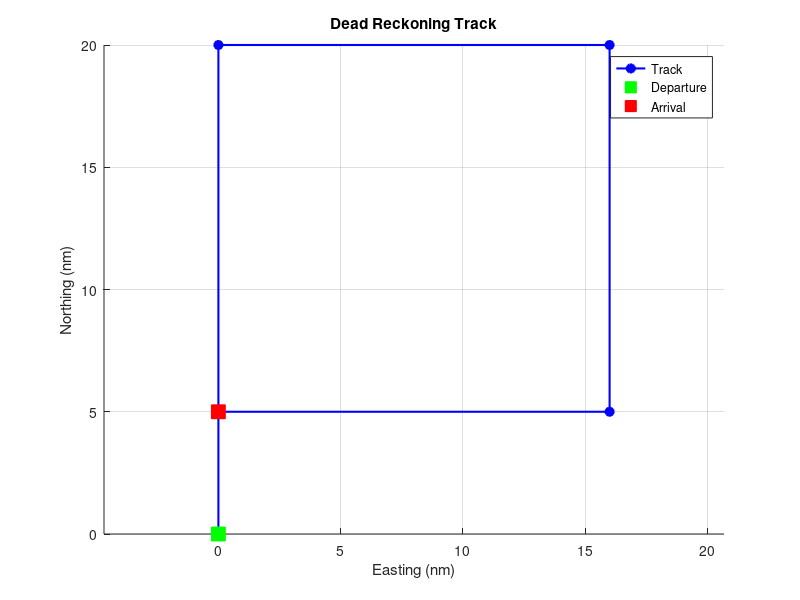
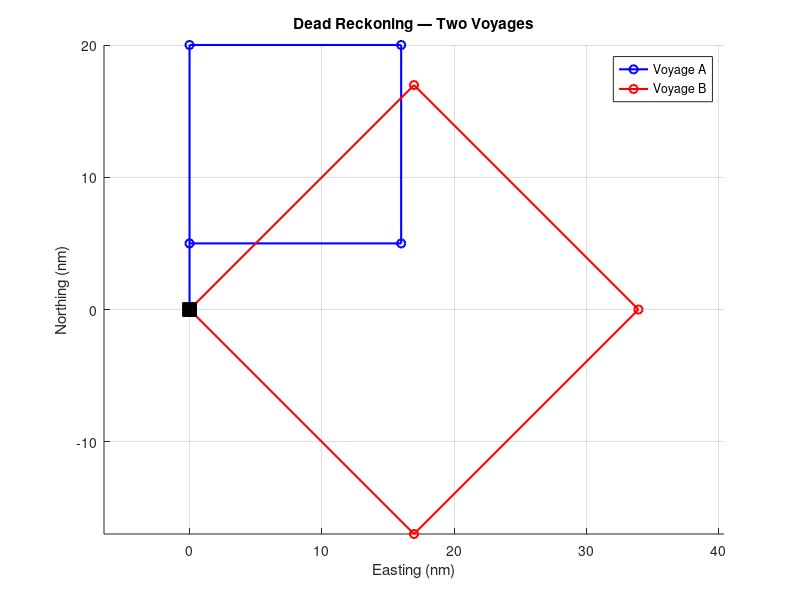

The MATLAB script that drew these images, in order:
%[text] # From Prototype to Function
%%
%[text] ## The Approach
%[text] Writing new logic as a flat script first puts every intermediate variable in the workspace where you can inspect it directly — double-click an array in the Variables panel, plot results on the fly, catch mistakes in individual steps before they compound. Once the logic is confirmed, wrapping it in a function takes a minute.
%%
%[text] ## Dead Reckoning
%[text] Dead reckoning navigation: 
%[text] 1. start where you are
%[text] 2. apply a sequence of headings, speeds, and elapsed times to estimate where you will be
%[text] 3. repeat \
%[text] Each leg contributes a displacement in easting and northing:
%[text] $\\Delta x = v\\,\\Delta t\\,\\sin\\theta, \\qquad \\Delta y = v\\,\\Delta t\\,\\cos\\theta$
%[text] where $\\theta$ is compass bearing from north (north = 0°, east = 90°), $v$ is speed in knots, and $\\Delta t$ is time in hours. 
%%
%[text] ## Prototype: One Leg
%[text] Work through a single leg first. Choose heading due east (easy to know "truth") so the workspace values serve as a built-in sanity check.

clear

hdg_deg = 90;    % heading, degrees clockwise from north
spd_kts = 10;    % speed, knots
time_hr = 2;     % elapsed time, hours

hdg_rad = hdg_deg * pi/180
dist    = spd_kts * time_hr       % leg distance, nautical miles
dx      = dist * sin(hdg_rad)     % easting displacement, nm
dy      = dist * cos(hdg_rad)     % northing displacement, nm
%[text] - Are the results what we expect? \
%%
%[text] ## Generalizing 
%[text] With the single-leg logic working, avoid repeating ourselves with a for-loop; each iteration appends the next waypoint.

headings_deg = [  0,  90, 180, 270];   % N, E, S, W
speeds_kts   = [ 10,   8,  10,   8];   % knots
times_hr     = [  2,   2, 1.5,   2];   % hours

% Initial conditions
x(1) = 0;
y(1) = 0; 

for k = 1:length(headings_deg);
    hdg_rad  = headings_deg(k) * pi/180;
    dist     = speeds_kts(k) * times_hr(k);
    x(k+1)  = x(k) + dist * sin(hdg_rad);
    y(k+1)  = y(k) + dist * cos(hdg_rad);
end

figure(1); clf; hold on
plot(x, y, 'b-o', 'LineWidth', 1.5, 'MarkerFaceColor', 'b', 'DisplayName', 'Track')
plot(x(1),   y(1),   'gs', 'MarkerSize', 10, 'MarkerFaceColor', 'g', 'DisplayName', 'Departure')
plot(x(end), y(end), 'rs', 'MarkerSize', 10, 'MarkerFaceColor', 'r', 'DisplayName', 'Arrival')
xlabel('Easting (nm)'); ylabel('Northing (nm)')
title('Dead Reckoning Track'); axis equal; grid on; legend
%[text] - The inputs are still small enough we can verify with some quick geometry. \
%%
%[text] ## Wrapping in a Function
%[text] Now we have all the logic. Package it as a function — the documentation header defines the interface:

function [x, y] = dead_reckoning(headings_deg, speeds_kts, times_hr)
    % dead_reckoning  Dead reckoning track from a sequence of legs.
    %
    %   Inputs:
    %     headings_deg  heading for each leg, degrees clockwise from north  (1 x n)
    %     speeds_kts    speed for each leg, knots                           (1 x n)
    %     times_hr      elapsed time for each leg, hours                    (1 x n)
    %
    %   Outputs:
    %     x   easting  at each waypoint, nautical miles  (1 x n+1);  x(1) = 0
    %     y   northing at each waypoint, nautical miles  (1 x n+1);  y(1) = 0
    n = length(headings_deg);
    x = zeros(1, n+1);
    y = zeros(1, n+1);
    for k = 1:n
        hdg_rad  = headings_deg(k) * pi/180;
        dist     = speeds_kts(k) * times_hr(k);
        x(k+1)  = x(k) + dist * sin(hdg_rad);
        y(k+1)  = y(k) + dist * cos(hdg_rad);
    end
end

%[text] **Test** 
%[text] call the function on the single-leg prototype case and confirm the endpoint matches:
[x_fn, y_fn] = dead_reckoning(90, 10, 2);
x_fn(end)    % expect 20 nm east
y_fn(end)    % expect  0 nm north
%%
%[text] ## Reuse: Two Voyages

figure(2); clf; hold on
[xa, ya] = dead_reckoning([  0,  90, 180, 270], [10,  8, 10,  8], [2, 2, 1.5, 2]);
[xb, yb] = dead_reckoning([ 45, 135, 225, 315], [12, 12, 12, 12], [2, 2, 2,   2]);
plot(xa, ya, 'b-o', 'LineWidth', 1.5, 'DisplayName', 'Voyage A')
plot(xb, yb, 'r-o', 'LineWidth', 1.5, 'DisplayName', 'Voyage B')
plot(0, 0, 'ks', 'MarkerSize', 10, 'MarkerFaceColor', 'k', 'HandleVisibility', 'off')
xlabel('Easting (nm)'); ylabel('Northing (nm)')
title('Dead Reckoning — Two Voyages'); axis equal; grid on; legend

%[appendix]{"version":"1.0"}
%---
%[metadata:view]
%   data: {"layout":"inline"}
%---
